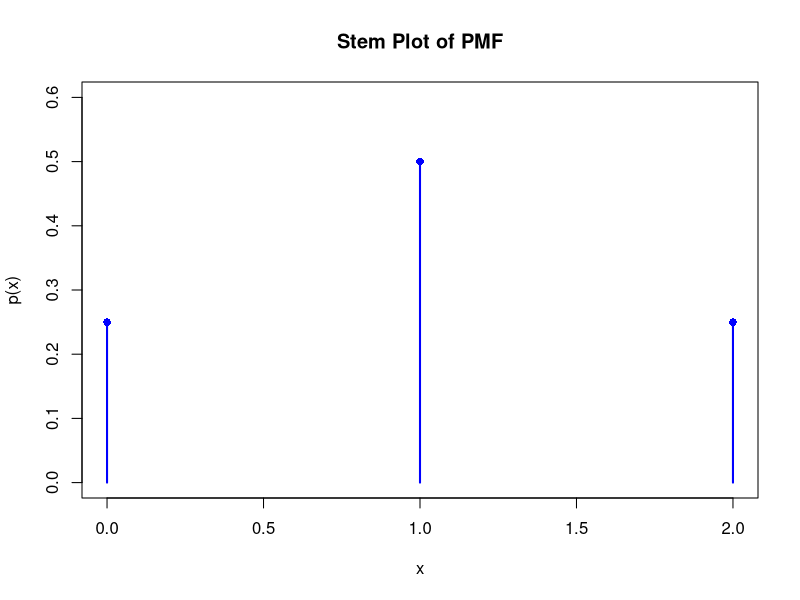

This figure's R source:
x <- c(0, 1, 2)
p <- c(0.25, 0.50, 0.25)

plot(x, p,
     type = "h", 
     lwd = 2,
     col = "blue",
     main = "Stem Plot of PMF",
     xlab = "x",
     ylab = "p(x)",
     ylim = c(0, 0.6))  # <-- specify the y-range
points(x, p, pch = 16, col = "blue")



